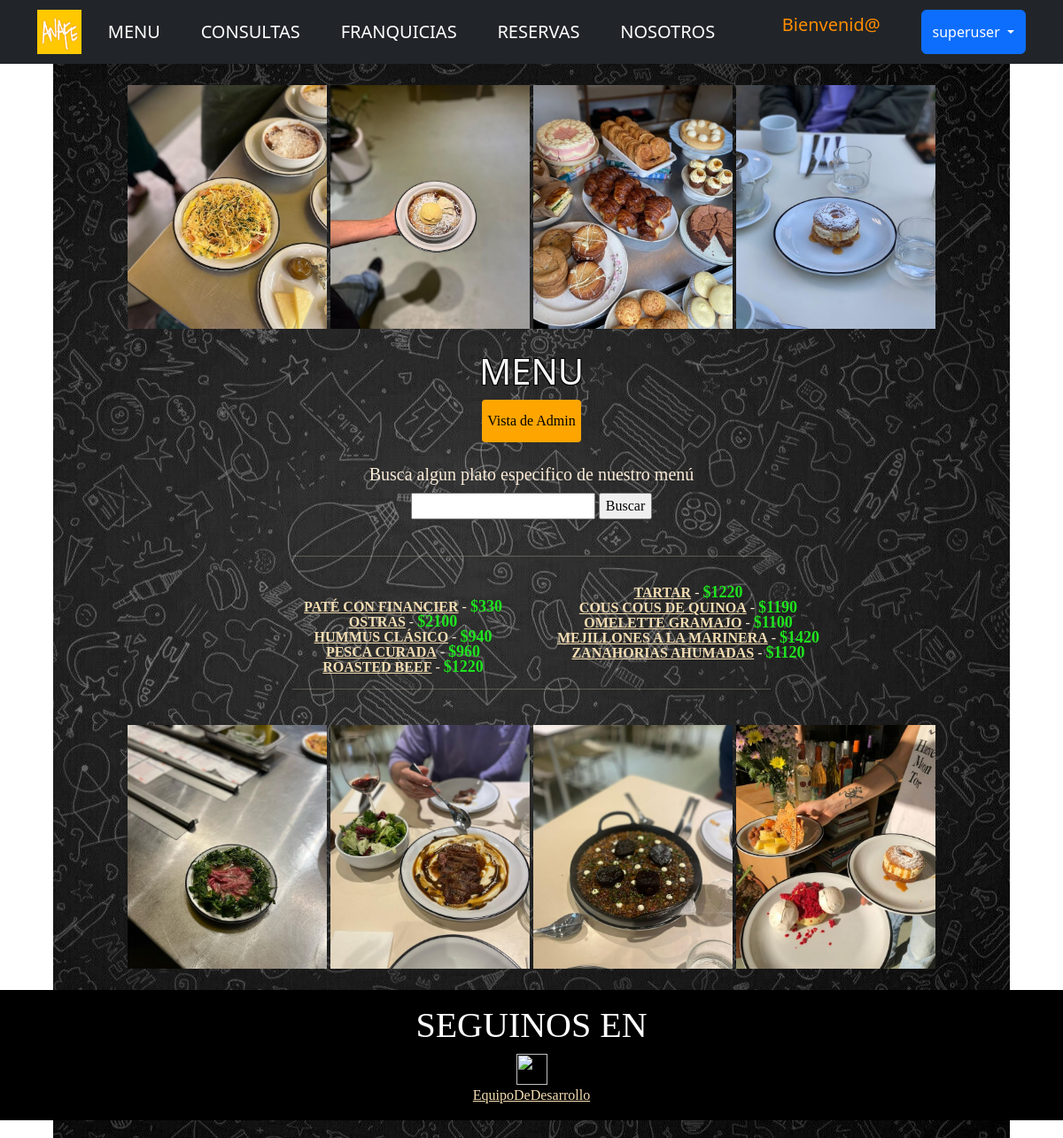
Screenshot of /App_Resto/menu-usuario/ (signed in) with the database file from the repository.
### App_Resto/models.py (models this page shows, shortened)
class Productos(models.Model):
    nombre = models.CharField(max_length=150)
    descripcion = models.CharField(max_length=150)
    precio = models.IntegerField()
    tipo = models.CharField(max_length=30)
    imagen = models.ImageField(upload_to='productos')
    class Meta():
        verbose_name = 'Producto'
        verbose_name_plural = 'Productos'

### App_Resto/views.py (the view)
# urls.py: path('menu-usuario/', menuUserListView.as_view(), name="MenuUsuario"),
class menuUserListView(ListView):
    model = Productos
    template_name = "menu-usuario.html"

### App_Resto/templates/menu-usuario.html (shortened to what this page needs)
{% extends 'padre.html' %}
{% load static %}
{% block bloqueQueCambia %}
<html>
        <head>
        </head>
          <body style ="margin-left: 10em; margin-right: 1em; ">
            <br>
            <div class="Collage effect-parent">
              <center>
                <img src="{% static 'assets/img/1.jpg' %}" width="225" height="275" >
                <img src="{% static 'assets/img/2.jpg' %}" width="225" height="275">
                <img src="{% static 'assets/img/3.jpg' %}" width="225" height="275">
                <img src="{% static 'assets/img/4.jpg' %}" width="225" height="275">
                </center>
            </div>
            <br>
            <center><h1 style="color: whitesmoke ;text-shadow: black 1px -1px, black -1px 1px, black 1px 1px, black -1px -1px;">MENU</h1>
              {% if request.user.is_staff %}
            <center> <button style="font-size: 1em; width: 14ch; height: 6ch;"><a style="font-size: 1em" class="navbar-brand" href="{% url 'MenuListar' %}">Vista de Admin</a></button></center>
              {% endif %}
            <div>
            <br>
            <center>
              <h5><font face="garamond">Busca algun plato especifico de nuestro menú</h5>
              <form action= "{% url 'Buscar' %}"  method="GET">{% csrf_token %}
                  <input type="text" name="prd">
                  <input type="submit" name="buscar" value= "Buscar">
              </form>
            </center>
            </div>
            <div>
                <br>
                <center><hr width="45%" color="black"  /></center>
                <br>
                <ul class="ul-kev" style="line-height: 0;">
                {% for producto in object_list %}
                <div><p style="line-height: 1">
                        <center><a href= "{% url 'MenuDetallar' producto.id %}"><spam style="font-weight: bold;"> {{producto.nombre}}</spam></a>  -  <spam style ="color: rgb(31, 228, 31); font-weight: bold; font-size: large;">${{producto.precio}}</spam>
                        </p>
                    </div>
                {% endfor %}
            </ul>
                <center><hr width="45%" color="black"  />
                <br>
            </div>
            <div class="Collage effect-parent">
            <center>
            <img src="{% static 'assets/img/5.jpg' %}" width="225" height="275">
            <img src="{% static 'assets/img/6.jpg' %}" width="225" height="275">
            <img src="{% static 'assets/img/7.jpg' %}" width="225" height="275">
            <img src="{% static 'assets/img/8.jpg' %}" width="225" height="275">
            </center>
            <br>
            </div>
        </body>
</html>
{% endblock bloqueQueCambia %}

### App_Resto/templates/padre.html (shortened to what this page needs)
<!DOCTYPE html>
<html lang="en">
    <head>
        {% load static %}
        <link href="https://cdn.jsdelivr.net/npm/bootstrap@5.2.0/dist/css/bootstrap.min.css" rel="stylesheet">
    </head>
    <body style ="margin-left: 0em; margin-right: 0em">
        <nav class="navbar navbar-dark bg-dark static-top">
            <div class="container">
                <a href="{% url 'Inicio' %}"><img src="{% static 'assets/img/pann.png' %}" width="50" height="50" ></a>
                <a class="navbar-brand" href="{% url 'MenuUsuario' %}">MENU</a>
                <a class="navbar-brand" href="{% url 'ConsultaCrear' %}">CONSULTAS</a>
                <a class="navbar-brand" href="{% url 'FranquiciaCrear' %}">FRANQUICIAS</a>
                <a class="navbar-brand" href="{% url 'ReservaCrear' %}">RESERVAS</a>
                <a class="navbar-brand" href="{% url 'Nosotros' %}">NOSOTROS</a>
<br>
                {% if user.is_authenticated %}
                    <p style="color:darkorange;padding-top: 0.3125rem; padding-bottom: 0.3125rem; margin-right: 1rem; font-size: 1.25rem; text-decoration: none; white-space: nowrap;">Bienvenid@
                      <div class="btn-group">
                        <button type="button" class="btn btn-primary dropdown-toggle" data-bs-toggle="dropdown" aria-expanded="false">
                          {{user.username}}
                        </button>
                      </div>
                {% else %}
                    <a class="btn btn-primary" href="{% url 'Login' %}" >LOGIN</a>
                {% endif %}
            </div>
        </nav>
    </body>
    {% block bloqueQueCambia %}
    {% endblock bloqueQueCambia %}
  <div class="footer">
    <footer>
      <center>
        <H1>SEGUINOS EN </H1><a href="https://www.instagram.com/anafe.ba/"><img src="{% static 'assets/img/ig.png' %}" alt="" width="35" height="35" /></a>
        <br>
        <a href="{% url 'About' %}">EquipoDeDesarrollo</a>
      </center>
    </footer>
  </div>
</html>

### App_Resto/templates/padre.html (style rules this page uses)
footer { background-color: rgba(0, 0, 0, 0.555); color: white; padding: 1em 0; bottom: 0; width: 100%; font-family: garamond; }
.footer { left: 0px; bottom: 0px; width: 100%; background-color: rgb(0, 0, 0); color: white; text-align: center; margin-top:auto; }

### rows the page displays
Productos: nombre "PATÉ CON FINANCIER", precio "330"
Productos: nombre "OSTRAS", precio "2100"
Productos: nombre "HUMMUS CLÁSICO", precio "940"
Productos: nombre "PESCA CURADA", precio "960"
Productos: nombre "ROASTED BEEF", precio "1220"
Productos: nombre "TARTAR", precio "1220"
Productos: nombre "COUS COUS DE QUINOA", precio "1190"
Productos: nombre "OMELETTE GRAMAJO", precio "1100"
Productos: nombre "MEJILLONES A LA MARINERA", precio "1420"
Productos: nombre "ZANAHORIAS AHUMADAS", precio "1120"

### other values shown
{{ user.username }} "superuser"
